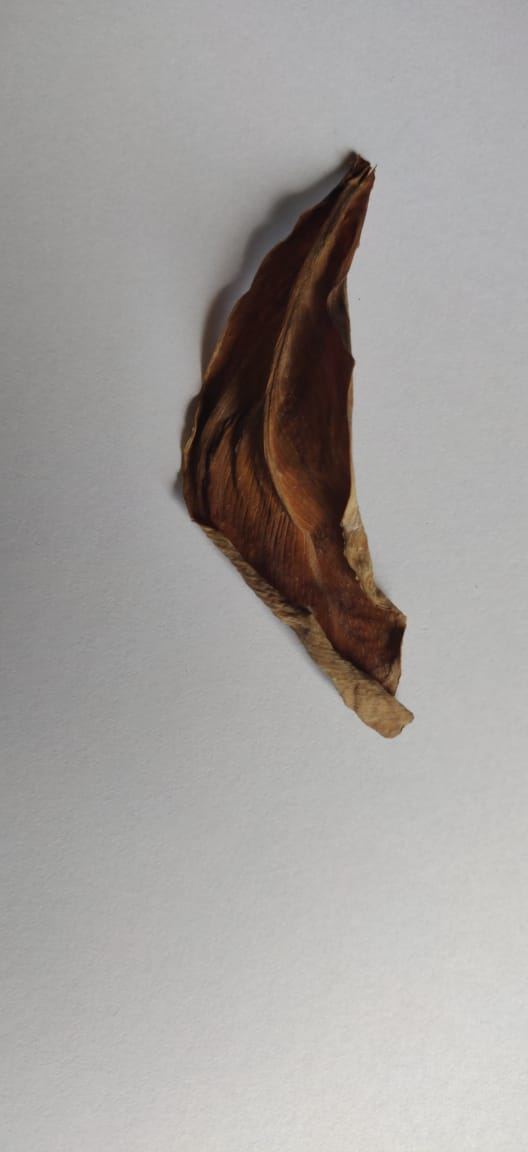
#> input picture Plant_Leaf_Disease_Detection_System/B128/Process_image/WhatsApp Image 2020-05-12 at 10.33.55 AM.jpeg, 528 x 1152 px
$ python -i utlis.py   (imports and definitions only)
#> lines starting #> are read from the running program, lines starting #| are printed output that depends on the picture; after the words box and inside, x2 and y2 are one past the last pixel; in counts of white or black regions, pixels touching at a corner belong together
#> further down, picture is the input picture: shape (1152, 528, 3); mean B, G, R 156.4, 158.8, 162.4
import cv2
import numpy as np

### 1 Preprocessing Image
def preProcess(img):
    imgGray = cv2.cvtColor(img,cv2.COLOR_BGR2GRAY) #convert Image to Gray Scale
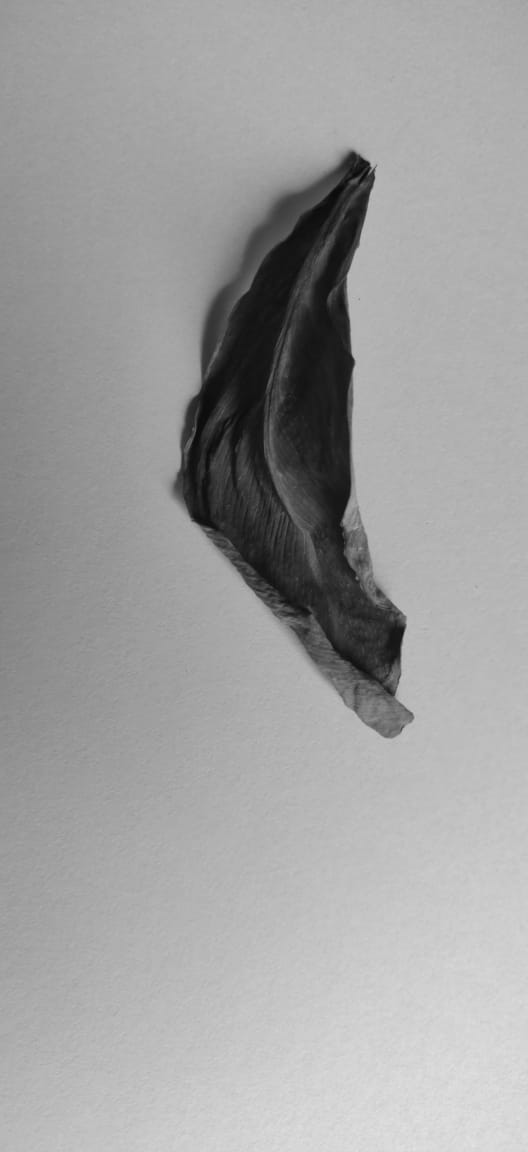
#> imgGray: shape (1152, 528); min 6, max 227, mean 159.6
    imgBlur = cv2.GaussianBlur(imgGray,(5,5),1)
    imgThreshold = cv2.adaptiveThreshold(imgBlur,255,1,1,11,2)
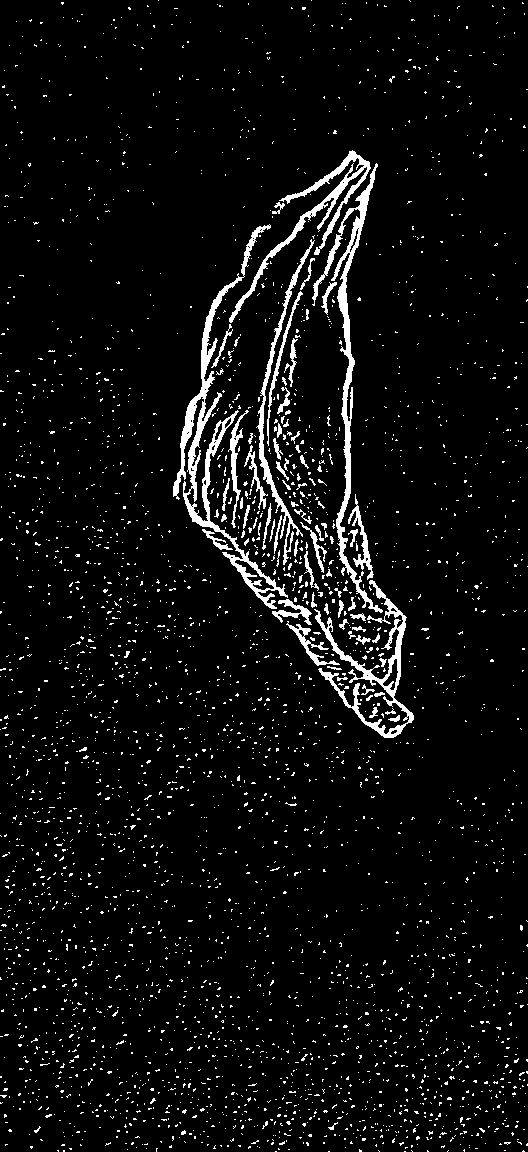
#> imgThreshold: shape (1152, 528); 5.3% white; 3372 white regions (3288 under 20 px), largest, box (x1, y1, x2, y2) and area: (173, 224, 288, 609) 4552, (312, 163, 383, 613) 3433, (314, 580, 414, 738) 2589
    return imgThreshold

# [54 lines left out: functions stackImages, biggestContour, reorder, not called in this run]

>>> import cv2
>>> picture = cv2.imread('../../Plant_Leaf_Disease_Detection_System/B128/Process_image/WhatsApp Image 2020-05-12 at 10.33.55 AM.jpeg')
>>> result = preProcess(picture)
